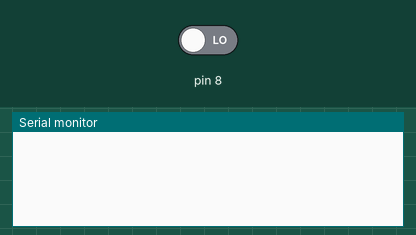
Simulated run of this sketch. Board: Arduino Uno, built with avr-gcc and run on an emulated ATmega328P. Shown: the last lines printed to the serial monitor. Inputs (shaded band) come from the test bench; at power-on: pin 8 LOW.

Above: at 1.2 s.
1.3 s: pin 8 driven HIGH
At 2.3 s:
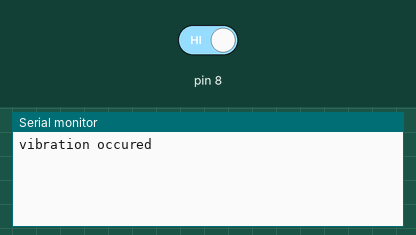
2.8 s: pin 8 driven LOW
At 3.4 s:
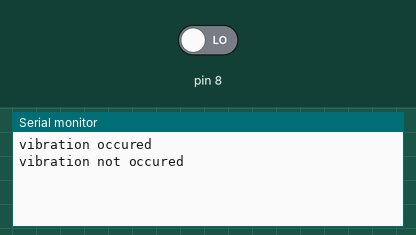

Measured:
- after the input at 1.3 s, the serial monitor: prints a new line at once (image 1)
- after the input at 2.8 s, the serial monitor: prints a new line at once (image 2)

The sketch:

vibrationsensor.ino
```cpp
int f=0;
void setup()
{
  Serial.begin(9600);
  pinMode(8,INPUT);

}

void loop()
{
  int c;
  c=digitalRead(8);
  if (c == 1 && f == 0)
  {
    Serial.println("vibration occured");
    f = 1;
  }
  else if (c == 0 && f == 1)
  {
    Serial.println("vibration not occured");
    f = 0;
  }
}
```
